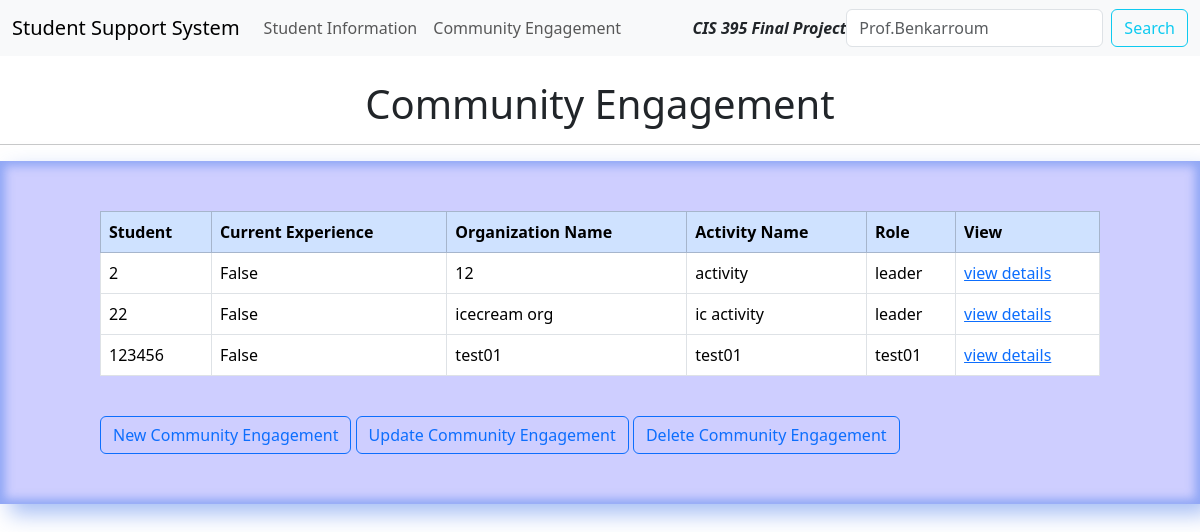
/ceTable, run on an earlier commit of the app's database.
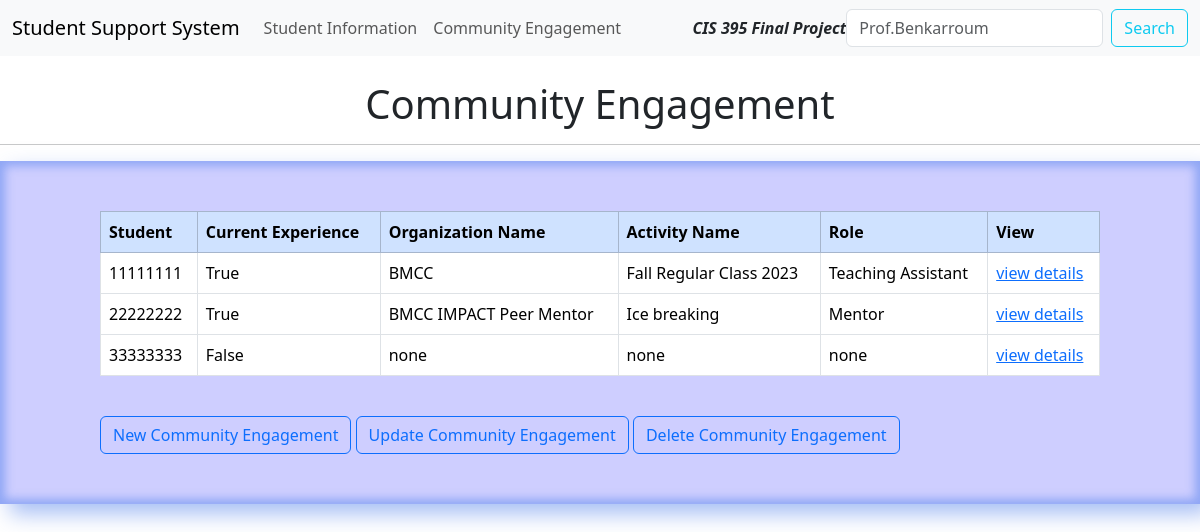
And on a later commit of the database.
### webapp/models.py (models this page shows, shortened)
class CommunityEngagement(models.Model):
    student = models.ForeignKey(Record, on_delete=models.CASCADE, related_name='id2')
    participation = models.BooleanField(default=False)
    organization_name = models.CharField(max_length=100)
    activity_name = models.CharField(max_length=100)
    role = models.CharField(max_length=100)

class Record(models.Model):
    creation_date = models.DateTimeField(auto_now_add=True)
    first_name = models.CharField(max_length=100)
    last_name = models.CharField(max_length=100)
    student_id = models.IntegerField()
    student_email = models.CharField(max_length=200)
    phone_number = models.CharField(max_length=100)
    major = models.CharField(max_length=100)
    gpa = models.DecimalField(max_digits=3, decimal_places=2, default=4.0)
    def __str__(self):
        return str(self.student_id)

### webapp/views.py (the view)
# urls.py: path('ceTable', views.ceTable, name="ceTable"),
def ceTable(request):
    community_engagements = CommunityEngagement.objects.all()
    return render(request, 'webapp/ceTable.html', {'community_engagements': community_engagements})

### webapp/templates/webapp/ceTable.html
{% extends 'webapp/base.html' %} {% block content %}{% load static %}
<link rel="stylesheet" type="text/css" href="../../../static/css/table.css" />
<br />
<h1 class="text-center">Community Engagement</h1>
<hr />
<div class="tablediv">
  <table class="table table-gray table-hover table-bordered">
    <thead class="table-primary">
      <tr>
        <th scope="col">Student</th>
        <th scope="col">Current Experience</th>
        <th scope="col">Organization Name</th>
        <th scope="col">Activity Name</th>
        <th scope="col">Role</th>
        <th scope="col">View</th>
      </tr>
    </thead>
    <tbody>
      {% if community_engagements %} {% for record2 in community_engagements %}
      <tr>
        <td>{{ record2.student }}</td>
        <td>{{ record2.participation }}</td>
        <td>{{ record2.organization_name }}</td>
        <td>{{ record2.activity_name }}</td>
        <td>{{ record2.role }}</td>
        <td><a href="{% url 'viewdetail' %}">view details</a></td>
      </tr>
      {% endfor %} {% endif %}
    </tbody>
  </table>
  <br />
  <a class="btn btn-outline-primary" href="{% url 'createCE' %}">
    New Community Engagement
  </a>
  <a class="btn btn-outline-primary" href="{% url 'createCE' %}">
    Update Community Engagement
  </a>
  <a class="btn btn-outline-primary" href="{% url 'deleteCE' %}">
    Delete Community Engagement
  </a>
</div>
{% endblock %}

What changed in the data, as far as the page shows it:
removed CommunityEngagement: student "2", participation "False", organization_name "12", activity_name "activity", role "leader"
removed CommunityEngagement: student "22", participation "False", organization_name "icecream org", activity_name "ic activity", role "leader"
removed CommunityEngagement: student "123456", participation "False", organization_name "test01", activity_name "test01", role "test01"
added CommunityEngagement: student "11111111", participation "True", organization_name "BMCC", activity_name "Fall Regular Class 2023", role "Teaching Assistant"
added CommunityEngagement: student "22222222", participation "True", organization_name "BMCC IMPACT Peer Mentor", activity_name "Ice breaking", role "Mentor"
added CommunityEngagement: student "33333333", participation "False", organization_name "none", activity_name "none", role "none"
